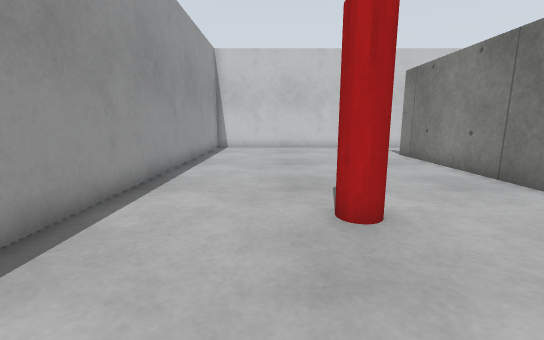
View 1 (above)

13 first-person views from a walk through a robot-simulator world made for Gazebo. The camera is 0.8 m above the floor, tilts 10° down and sees 90° across. The floor is counted in squares, 0.5 m on a side. Each view is taken from the middle of a square. On the plan, view 1 faces up. The plan holds only what a view shows up to about 14 squares ahead; the rest is blank. The place goes on beyond the plan.

View 2
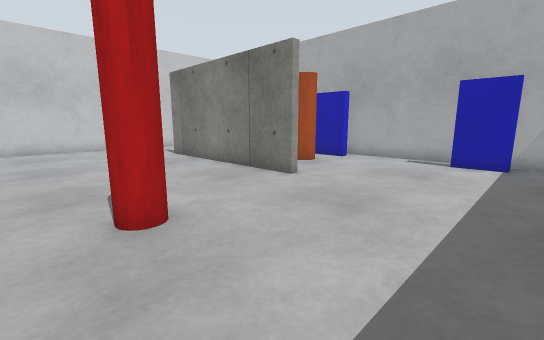

View 3
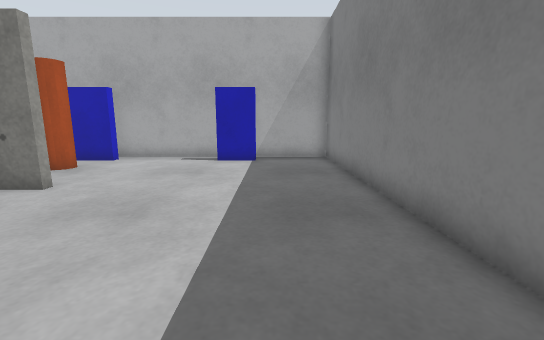

View 4
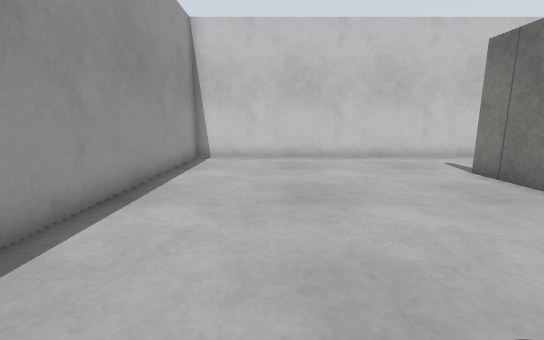

View 5
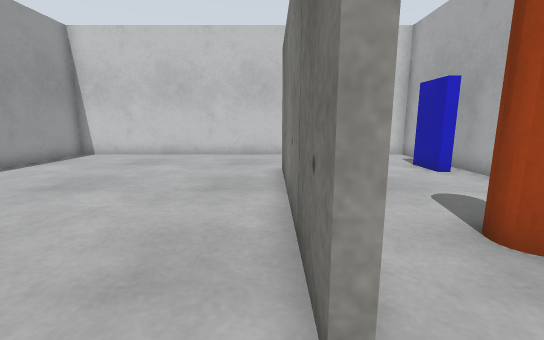

View 6
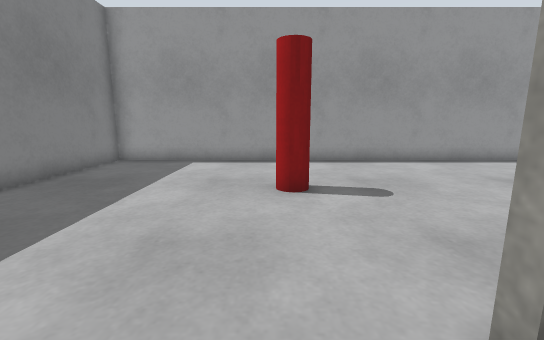

View 7
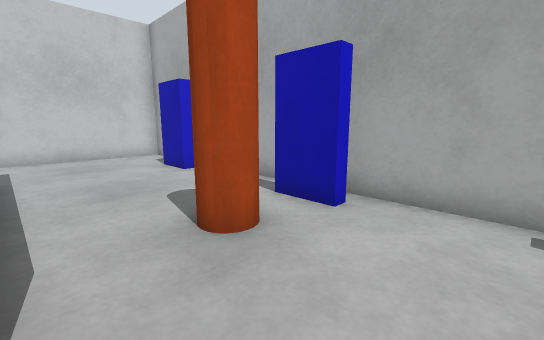

View 8
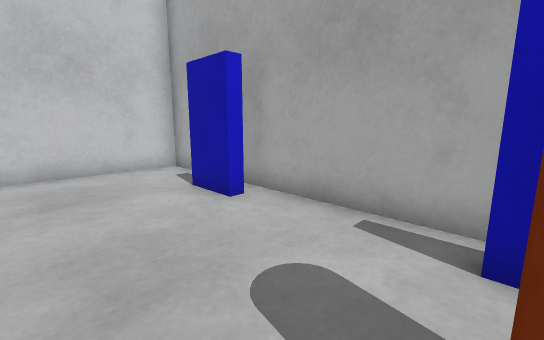

View 9
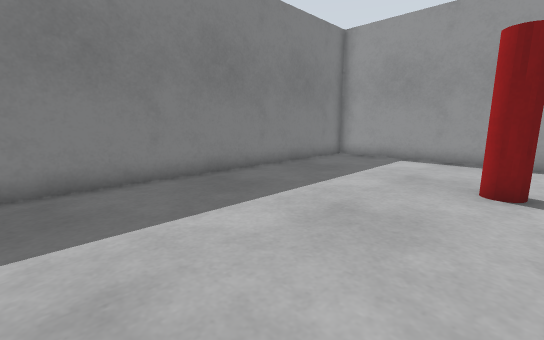

View 10
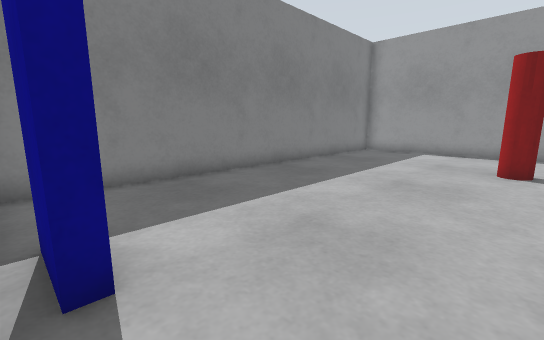

View 11
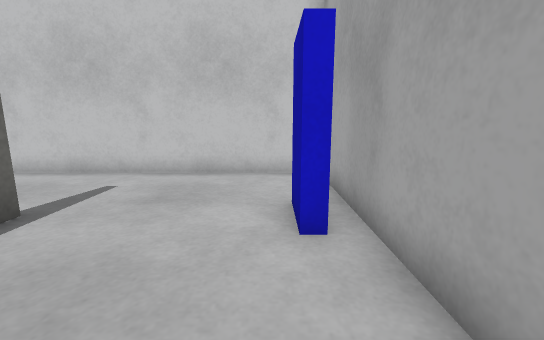

View 12
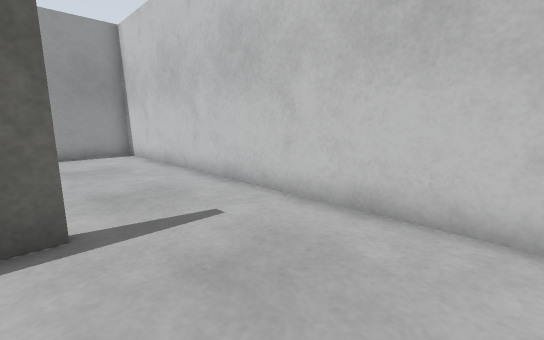

View 13
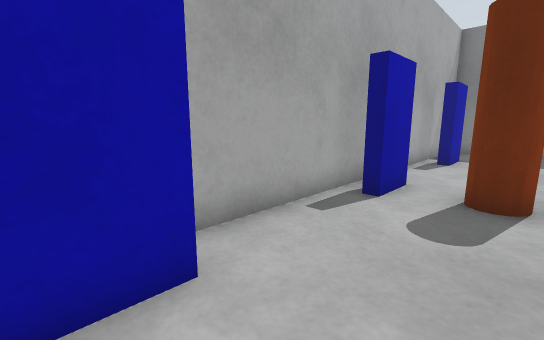

### Floor plan
Points are (right, up) in squares from view 1. A wall is a line through its corners. A room is listed if a view was taken in it or the views show most of it. See-through windows are left out.
Room 1 (views 1, 2, 3, 4, 5, 6, 7, 8, 9, 10, 11, 12, 13)
walls: (6.8, 5.5) (6.4, 5.5) (6.4, 13.5); (6.7, 13.6) (6.7, 12.8); (11.9, 6.7) (11.4, 6.7) (11.4, 8.3) (11.9, 8.3); (11.9, 12.7) (11.4, 12.7) (11.4, 14.4); (11.8, 0.7) (11.4, 0.7) (11.4, 2.3) (11.8, 2.3); (-3.5, -2.5) (12.5, -2.5) (12.5, 17.5) (-3.5, 17.5) (-3.5, -2.5)
objects: red pole (1, 4) to (2, 5); orange cylinder (9, 7) to (10, 8)

Positions as (right, up) in squares from view 1, and headings:
1: (0, 0), facing up
2: (0, 0), facing up-right
3: (0, 0), facing right
4: (0, 5), facing up
5: (6, 4), facing up
6: (8, 4), facing left
7: (7, 4), facing up-right
8: (8, 8), facing up-right
9: (9, 5), facing down-left
10: (12, 5), facing down-left
11: (11, 9), facing up
12: (11, 13), facing up-left
13: (9, 14), facing down-right
